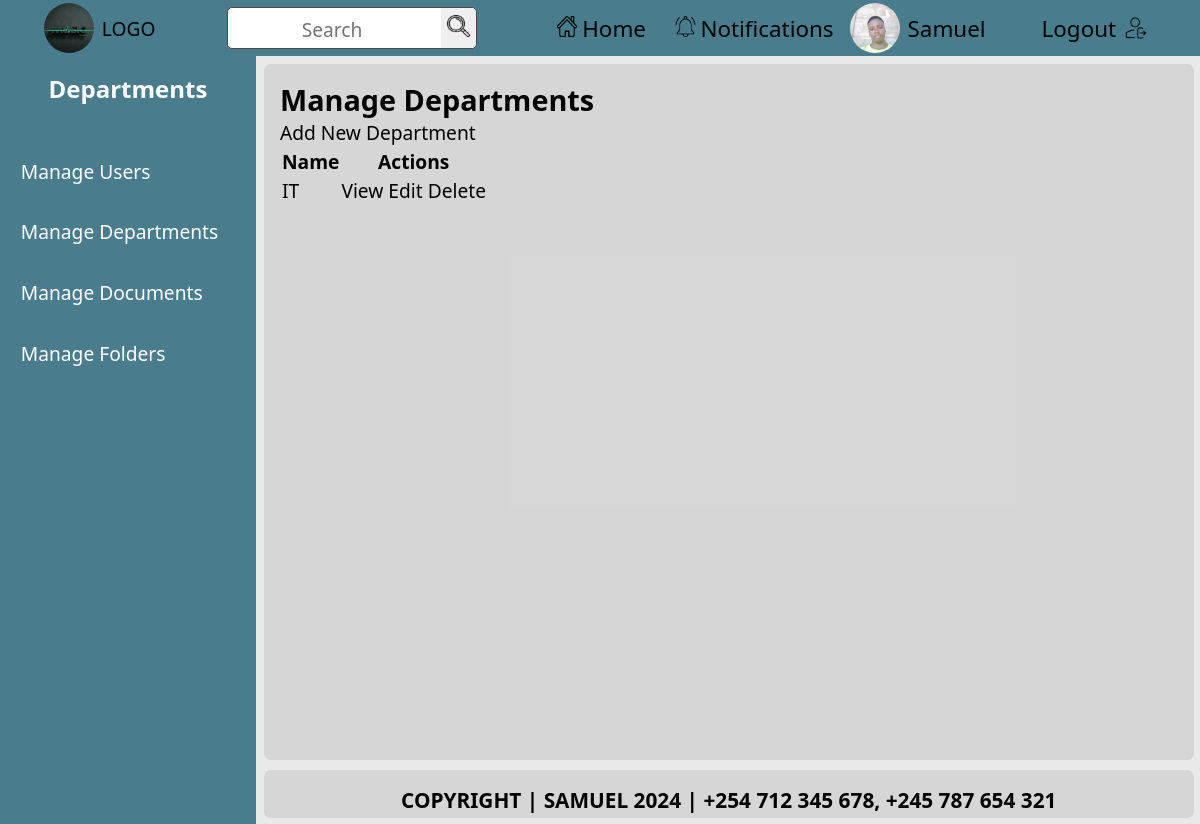
The page /custom-admin/departments/ (signed in) on the database as committed earlier.
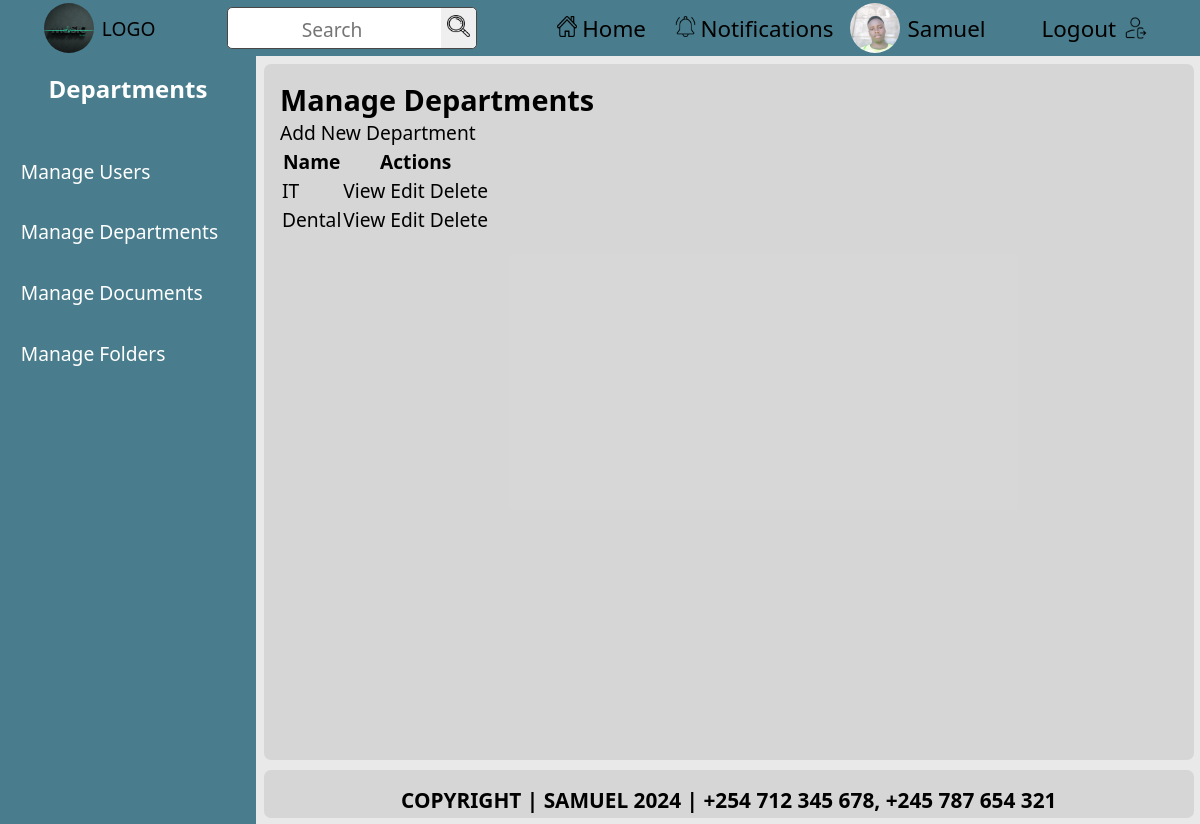
The same page on the database as committed later.
### documents/models.py (models this page shows, shortened)
class Department(models.Model):
    name = models.CharField(max_length=100)
    created_at = models.DateTimeField(auto_now_add=True)
    created_by = models.ForeignKey(
        'CustomUser',
        on_delete=models.SET_NULL,
        null=True,
        related_name='departments_created'
    )
    updated_at = models.DateTimeField(auto_now=True)

### custom_admin_dashboard/views.py (the view)
# urls.py: path('departments/', views.admin_departments, name='admin_departments'),
@login_required
@admin_required(login_url='/login/')
def admin_departments(request):
    departments = Department.objects.all()
    return render(request, 'custom_admin_dashboard/admin_departments.html', {'departments': departments})

### custom_admin_dashboard/views.py (called while the page is built)
def admin_required(login_url=None):
    return user_passes_test(lambda u: u.is_superuser, login_url=login_url)

### documents/context_processors.py (called while the page is built)
def departments_context(request):
    user_department = None
    if request.user.is_authenticated:
        user_department = request.user.department  # Assuming User model has a 'department' field
    return {
        'user_department': user_department
    }

### custom_admin_dashboard/templates/custom_admin_dashboard/admin_departments.html
{% extends 'admin_base.html' %} {% block title %}Manage Departments{% endblock %}
{% block content %}
<h2>Manage Departments</h2>
<a href="{% url 'custom_admin_dashboard:admin_add_department' %}"
  >Add New Department</a
>
<table>
  <thead>
    <tr>
      <th>Name</th>
      <th>Actions</th>
    </tr>
  </thead>
  <tbody>
    {% for department in departments %}
    <tr>
      <td>{{ department.name }}</td>
      <td>
        <a
          href="{% url 'custom_admin_dashboard:admin_view_department' department.id %}"
          >View</a
        >
        <a
          href="{% url 'custom_admin_dashboard:admin_edit_department' department.id %}"
          >Edit</a
        >
        <a
          href="{% url 'custom_admin_dashboard:admin_delete_department' department.id %}"
          >Delete</a
        >
      </td>
    </tr>
    {% endfor %}
  </tbody>
</table>
{% endblock %}

Rows that differ between the two databases and show on the page:
added Department: name "Dental"
